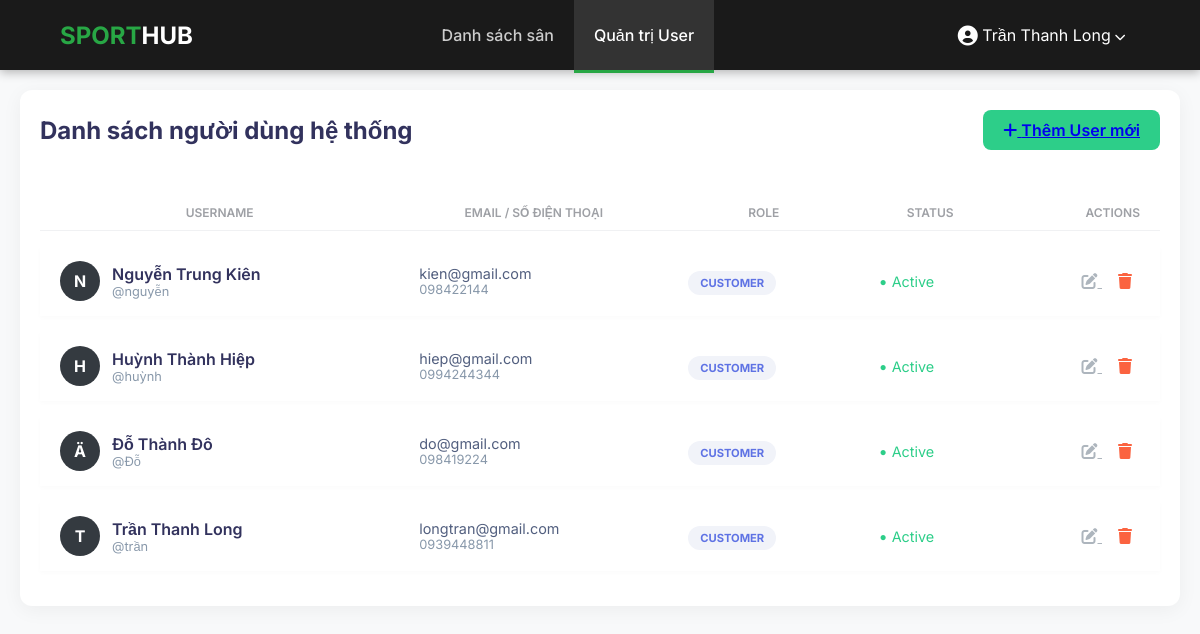
The page /index.php?action=user (signed in) on the database as committed earlier.
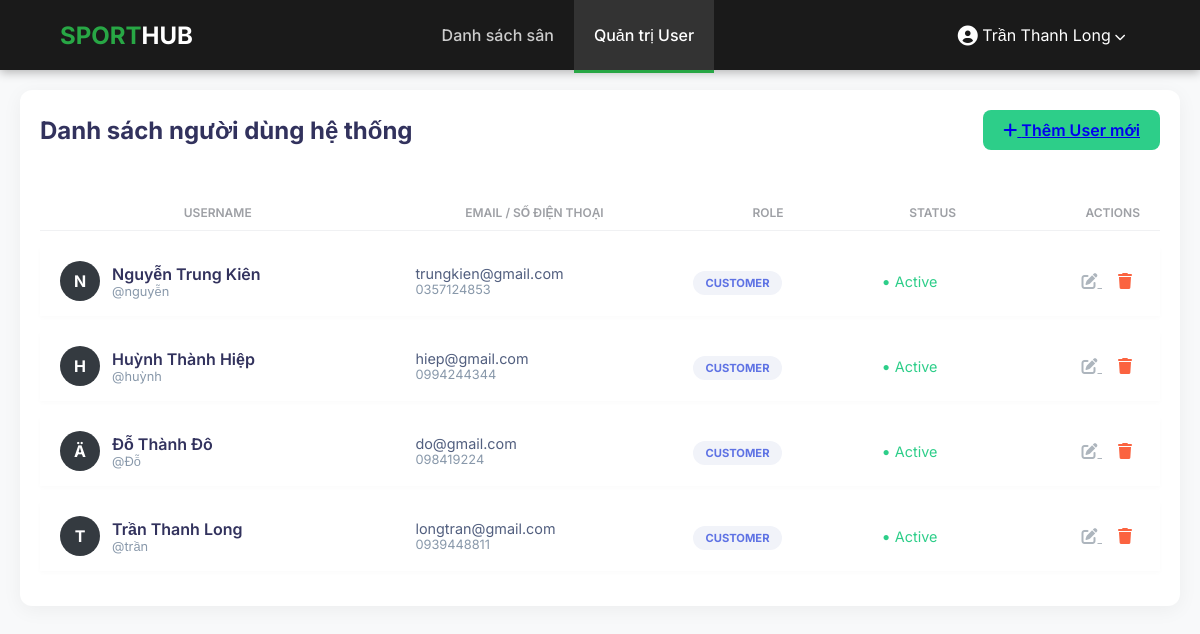
The same page on the database as committed later.
### tables this page shows
CREATE TABLE `users` (
  `id` int(11) NOT NULL,
  `name` varchar(100) NOT NULL,
  `email` varchar(100) NOT NULL,
  `password` varchar(255) NOT NULL,
  `phone` varchar(15) DEFAULT NULL,
  `created_at` timestamp NOT NULL DEFAULT current_timestamp()
);

### src/Controllers/UserController.php (called while the page is built, shortened)
<?php
class UserController
{
    private $userModel;
    public function __construct()
    {
        $this->userModel = new UserModel();
    }
    public function index()
    {
        $users = $this->userModel->getAllUsers();
        require_once PROJECT_ROOT . '/views/layout/header.php';
        require_once PROJECT_ROOT . '/views/User/UserList.php';
        require_once PROJECT_ROOT . '/views/layout/footer.php';
    }
}

### src/database.php (called while the page is built, shortened)
<?php
class Database
{
    private static $instance = null;
    private $conn;
    private $host = 'localhost';
    private $db_name = 'datsan_thethao_db';
    private $username = 'root';
    private $password = '';
    private function __construct()
    {
        try {
            $this->conn = new
                PDO(
                    "mysql:host={$this->host};dbname={$this->db_name}",
                    $this->username,
                    $this->password
                );
            $this->conn->setAttribute(
                PDO::ATTR_ERRMODE,
                PDO::ERRMODE_EXCEPTION
            );
            $this->conn->exec("set names utf8");
        } catch (PDOException $exception) {
            echo "Connection error: " . $exception->getMessage();
        }
    }
    public static function getInstance()
    {
        if (!self::$instance) {
            self::$instance = new Database();
        }
        return self::$instance;
    }
    public function getConnection()
    {
        return $this->conn;
    }
}

### src/Models/UserModel.php (called while the page is built, shortened)
<?php
class UserModel
{
    private $conn;
    public function __construct()
    {
        $this->conn = Database::getInstance()->getConnection();
    }
    public function getAllUsers()
    {
        $stmt = $this->conn->prepare("SELECT id, name, email, phone FROM users ORDER BY id DESC");
        $stmt->execute();
        return $stmt->fetchAll(\PDO::FETCH_ASSOC);
    }
}

### views/User/UserList.php (the view, shortened to what this page needs)
<div class="user-list-container">
    <div style="display: flex; justify-content: space-between; align-items: center; margin-bottom: 30px;">
        <h2 style="font-weight: 700; color: #32325d; margin: 0;">Danh sách người dùng hệ thống</h2>
        <a href="index.php?action=add_user" class="btn btn-primary" style="background: #2dce89; border: none; border-radius: 8px; padding: 10px 20px; font-weight: 600;">
            <i class="fa fa-plus me-2"></i> Thêm User mới
        </a>
    </div>
    <table class="table-modern">
        <thead>
            <tr>
                <th>Username</th>
                <th>Email / Số điện thoại</th>
                <th>Role</th>
                <th>Status</th>
                <th style="text-align: right;">Actions</th>
            </tr>
        </thead>
        <tbody>
            <?php if (!empty($users)): ?>
                <?php foreach ($users as $user): ?>
                    <tr>
                        <td>
                            <div class="user-info">
                                <div class="avatar-circle">
                                    <?= strtoupper(substr($user['name'], 0, 1)) ?>
                                </div>
                                <div>
                                    <div style="font-weight: 600; color: #32325d;"><?= htmlspecialchars($user['name']) ?></div>
                                    <div style="font-size: 0.8rem; color: #8898aa;">@<?= strtolower(explode(' ', $user['name'])[0]) ?></div>
                                </div>
                            </div>
                        </td>
                        <td>
                            <div style="color: #525f7f; font-size: 0.9rem;"><?= htmlspecialchars($user['email']) ?></div>
                            <div style="font-size: 0.8rem; color: #8898aa;"><?= htmlspecialchars($user['phone'] ?? '---') ?></div>
                        </td>
                        <td>
                            <span class="badge-role">CUSTOMER</span>
                        </td>
                        <td>
                            <span class="status-active">Active</span>
                        </td>
                        <td style="text-align: right;" class="action-btns">
                            <a href="index.php?action=edit_user&id=<?= $user['id'] ?>" title="Sửa">
                                <i class="fas fa-edit"></i>
                            </a>
                            <a href="index.php?action=delete_user&id=<?= $user['id'] ?>"
                               style="color: #fb6340;"
                               onclick="return confirm('Xóa user này?')" title="Xóa">
                                <i class="fas fa-trash"></i>
                            </a>
                        </td>
                    </tr>
                <?php endforeach; ?>
            <?php endif; ?>
        </tbody>
    </table>
</div>

### public/index.php (shortened to what this page needs)
<?php
$action = $_GET['action'] ?? 'index';
switch ($action) {
    case 'login':
    case 'register':
    case 'do_login':
    case 'do_register':
    case 'logout':
    case 'user':
    case 'add_user':
    case 'do_add_user':
    case 'edit_user':
    case 'update_user':
    case 'delete_user':
        $controller = new UserController();
        break;
}
switch ($action) {
    case 'user':
        $controller->index();
        break;
}

### views/layout/header.php (shortened to what this page needs)
<?php
$current_action = $_GET['action'] ?? 'index';
function isActive($action, $current_action)
{
    $court_actions = ['courts', 'index', 'add', 'edit', 'update', 'delete', 'booking'];
    $user_actions = ['user', 'add_user', 'edit_user', 'update_user', 'delete_user'];
    if ($action === 'user' && in_array($current_action, $user_actions)) return 'active';
    return ($action === $current_action) ? 'active' : '';
}
?>
<!DOCTYPE html>
<html lang="vi">
<head>
    <link rel="stylesheet" href="https://cdnjs.cloudflare.com/ajax/libs/font-awesome/6.0.0/css/all.min.css">
</head>
<body>
    <nav class="navbar">
        <a href="index.php" class="nav-brand">SPORT<span style="color:white">HUB</span></a>
        <ul class="nav-links">
            <li>
                <a href="index.php?action=courts" class="<?= isActive('courts', $current_action); ?>">
                     Danh sách sân
                </a>
            </li>
            <li>
                <a href="index.php?action=user" class="<?= isActive('user', $current_action); ?>">
                     Quản trị User
                </a>
            </li>
        </ul>
        <div class="user-menu" id="user-menu-dropdown">
            <div class="user-name">
                <i class="fas fa-user-circle fa-lg me-1"></i>
                <span><?php echo htmlspecialchars($_SESSION['user_name']); ?></span>
                <i class="fas fa-chevron-down ms-1" style="font-size: 0.7rem;"></i>
            </div>
        </div>
    </nav>
    <div class="container">

### views/layout/footer.php (shortened to what this page needs)
    </div>
</body>
</html>

### views/layout/header.php (style rules this page uses)
:root { --primary-color: #28a745; --dark-color: #1a1a1a; --text-light: #ffffff; --bg-body: #f8f9fa; }
body { font-family: 'Inter', sans-serif; background-color: var(--bg-body); margin: 0; padding-top: 70px; }
.navbar { background-color: var(--dark-color); color: var(--text-light); padding: 0 5%; position: fixed; top: 0; left: 0; width: 90%; height: 70px; display: flex; justify-content: space-between; align-items: center; box-shadow: 0 2px 10px rgba(0, 0, 0, 0.3); z-index: 1000; }
.nav-brand { font-size: 1.5rem; font-weight: 700; color: var(--primary-color); text-decoration: none; }
.nav-links { list-style: none; margin: 0; padding: 0; display: flex; height: 100%; }
.nav-links li { height: 100%; }
.nav-links li a { display: flex; align-items: center; color: #ccc; text-decoration: none; padding: 0 20px; height: 100%; transition: all 0.3s; font-weight: 500; border-bottom: 3px solid transparent; }
.nav-links li a:hover, .nav-links li a.active { color: var(--text-light); background-color: #333; border-bottom: 3px solid var(--primary-color); }
.user-menu { position: relative; height: 100%; display: flex; align-items: center; }
.user-name { cursor: pointer; padding: 10px 15px; border-radius: 8px; transition: background 0.3s; }
.container { max-width: 1200px; margin: 0 auto; padding: 20px; }

### views/User/UserList.php (style rules this page uses)
.user-list-container { background-color: #fff; border-radius: 12px; padding: 20px; box-shadow: 0 4px 20px rgba(0,0,0,0.05); }
.table-modern { width: 100%; border-collapse: separate; border-spacing: 0 15px; }
.table-modern th { color: #9ea0a5; font-weight: 600; text-transform: uppercase; font-size: 0.75rem; padding: 10px 20px; border-bottom: 1px solid #f0f1f3; }
.table-modern tbody tr { background-color: #fff; transition: transform 0.2s; box-shadow: 0 2px 5px rgba(0,0,0,0.02); }
.table-modern td { padding: 15px 20px; vertical-align: middle; }
.user-info { display: flex; align-items: center; gap: 12px; }
.avatar-circle { width: 40px; height: 40px; background-color: #343a40; border-radius: 50%; display: flex; align-items: center; justify-content: center; color: white; font-weight: bold; }
.badge-role { padding: 5px 12px; border-radius: 20px; font-size: 0.7rem; font-weight: bold; background: #f1f3f9; color: #5e72e4; }
.status-active { color: #2dce89; display: flex; align-items: center; gap: 5px; font-size: 0.9rem; }
.status-active::before { content: "●"; font-size: 12px; }
.action-btns a { color: #adb5bd; margin: 0 8px; transition: 0.3s; }

Rows that differ between the two databases and show on the page:
removed users: name "N", name "Nguyễn Trung Kiên", name "nguyễn", email "kien@gmail.com", phone "098422144"
added users: name "N", name "Nguyễn Trung Kiên", name "nguyễn", email "trungkien@gmail.com", phone "0357124853"
